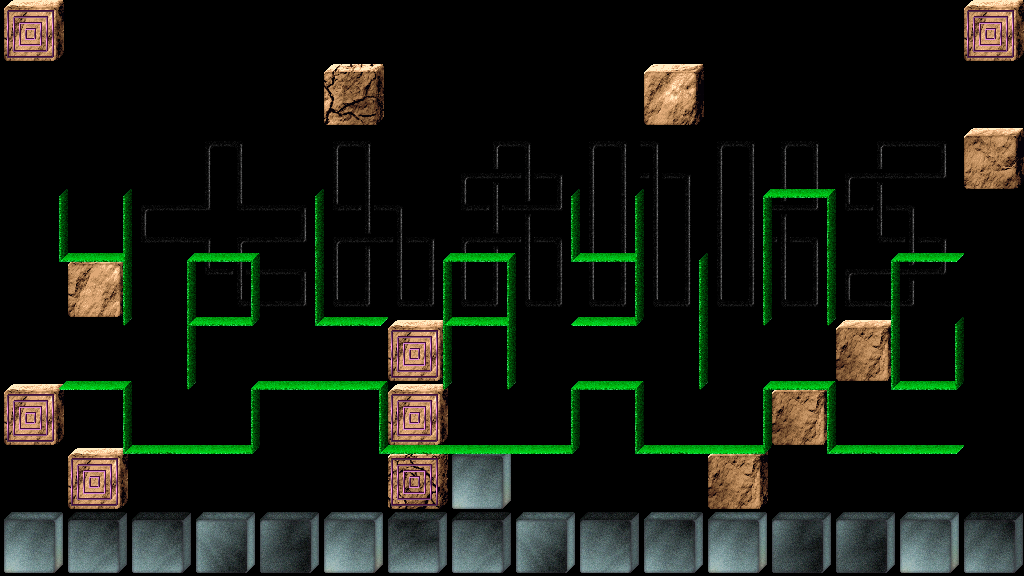

Rendered tile map (Tiled .tmx) drawn with the repository's tilesets; below, a short description and the full map source, tile grids included:
An orthogonal 16x9 tile map with 64x64 px tiles, 5 tile layers (Hidden Items, Blocks, Items, BlockExtras, ...), 3 tilesets and 5 objects.

<map version="1.8" tiledversion="1.11.0" orientation="orthogonal" renderorder="right-down" width="16" height="9" tilewidth="64" tileheight="64" infinite="0" nextlayerid="11" nextobjectid="178">
 <properties>
  <property name="Boundary Type" propertytype="Boundary Type" value="LeftRightTopBottom" />
 </properties>
 <tileset firstgid="1" source="../StaticObjects.tsx" />
 <tileset firstgid="89" source="../BoxDrawing.tsx" />
 <tileset firstgid="105" source="Lattice.tsx" />
 <layer id="4" name="Hidden Items" width="16" height="9">
  <data encoding="csv">
0,0,0,0,0,0,0,0,0,0,0,0,0,0,0,0,
0,0,0,0,0,0,0,0,0,0,0,0,0,0,0,0,
0,0,0,0,0,0,0,0,0,0,0,0,0,0,0,0,
0,0,0,0,0,0,0,0,0,0,0,0,0,0,0,0,
0,0,0,0,0,0,0,0,0,0,0,0,0,0,0,0,
0,0,0,0,0,0,0,0,0,0,0,0,0,0,0,0,
0,0,0,0,0,0,0,0,0,0,0,0,0,0,0,0,
0,0,0,0,0,0,0,0,0,0,0,0,0,0,0,0,
0,0,0,0,0,0,0,0,0,0,0,0,0,0,0,0
</data>
 </layer>
 <layer id="1" name="Blocks" width="16" height="9">
  <data encoding="csv">
9,0,0,0,0,0,0,0,0,0,0,0,0,0,0,9,
0,0,0,0,0,22,0,0,0,0,13,0,0,0,0,0,
0,0,0,109,0,109,0,110,112,109,112,109,109,110,108,10,
0,0,106,115,108,114,112,114,116,113,113,113,116,118,112,0,
0,9,0,118,108,117,117,117,117,117,117,117,117,106,120,0,
0,0,0,0,0,0,9,0,0,0,0,0,0,12,0,0,
9,0,0,0,0,0,9,0,0,0,0,0,12,0,0,0,
0,9,0,0,0,0,23,1,0,0,0,12,0,0,0,0,
1,7,7,2,4,1,5,7,2,7,3,1,4,4,1,6
</data>
 </layer>
 <layer id="2" name="Items" width="16" height="9" offsetx="0" offsety="4">
  <data encoding="csv">
0,0,0,0,0,0,0,0,0,0,0,0,0,0,0,0,
0,0,0,0,0,0,0,0,0,0,0,0,0,0,0,0,
0,0,0,0,0,0,0,0,0,0,0,0,0,0,0,0,
0,0,0,0,0,0,0,0,0,0,0,0,0,0,0,0,
0,0,0,0,0,0,0,0,0,0,0,0,0,0,0,0,
0,0,0,0,0,0,0,0,0,0,0,0,0,0,0,0,
0,0,0,0,0,0,0,0,0,0,0,0,0,0,0,0,
0,0,0,0,0,0,0,0,0,0,0,0,0,0,0,0,
0,0,0,0,0,0,0,0,0,0,0,0,0,0,0,0
</data>
 </layer>
 <layer id="10" name="BlockExtras" width="16" height="9">
  <data encoding="csv">
27,0,0,0,0,0,0,0,0,0,0,0,0,0,0,27,
0,0,0,0,0,0,0,0,0,0,0,0,0,0,0,0,
0,0,0,0,0,0,0,0,0,0,0,0,0,0,0,0,
0,0,0,0,0,0,0,0,0,0,0,0,0,0,0,0,
0,0,0,0,0,0,0,0,0,0,0,0,0,0,0,0,
0,0,0,0,0,0,27,0,0,0,0,0,0,0,0,0,
27,0,0,0,0,0,27,0,0,0,0,0,0,0,0,0,
0,27,0,0,0,0,27,0,0,0,0,0,0,0,0,0,
0,0,0,0,0,0,0,0,0,0,0,0,0,0,0,0
</data>
 </layer>
 <layer id="9" name="Walls" width="16" height="9" offsetx="-16" offsety="-16">
  <data encoding="csv">
0,0,0,0,0,0,0,0,0,0,0,0,0,0,0,0,
0,0,0,0,0,0,0,0,0,0,0,0,0,0,0,0,
0,0,0,0,0,0,0,0,0,0,0,0,0,0,0,0,
0,93,93,0,0,93,0,0,0,93,93,0,94,96,0,0,
0,102,100,94,96,97,0,94,96,102,100,93,97,97,94,92,
0,0,101,98,104,102,92,98,100,90,104,97,101,101,97,93,
0,90,96,101,94,91,96,101,101,94,96,101,94,96,102,104,
0,0,102,91,104,0,102,91,91,104,102,91,104,102,91,92,
0,0,0,0,0,0,0,0,0,0,0,0,0,0,0,0
</data>
 </layer>
 <objectgroup id="3" name="Actors">
  <object id="173" template="../Sportsman.tx" x="160" y="416">
   <properties>
    <property name="FaceDirection" value="Right" />
    <property name="FrameRate" type="float" value="20" />
   </properties>
  </object>
  <object id="174" template="../Ghost.tx" x="512" y="32">
   <properties>
    <property name="FaceDirection" value="Right" />
   </properties>
  </object>
  <object id="175" template="../Ricochet.tx" x="224" y="224">
   <properties>
    <property name="Deadly" type="bool" value="true" />
   </properties>
  </object>
  <object id="176" template="../FlameBlue.tx" x="96" y="224" />
  <object id="177" template="../Ghost.tx" x="96" y="352">
   <properties>
    <property name="Destructive" type="bool" value="false" />
    <property name="FaceDirection" value="Right" />
    <property name="MovePattern" propertytype="MovePattern" value="Counterclockwise" />
   </properties>
  </object>
 </objectgroup>
</map>